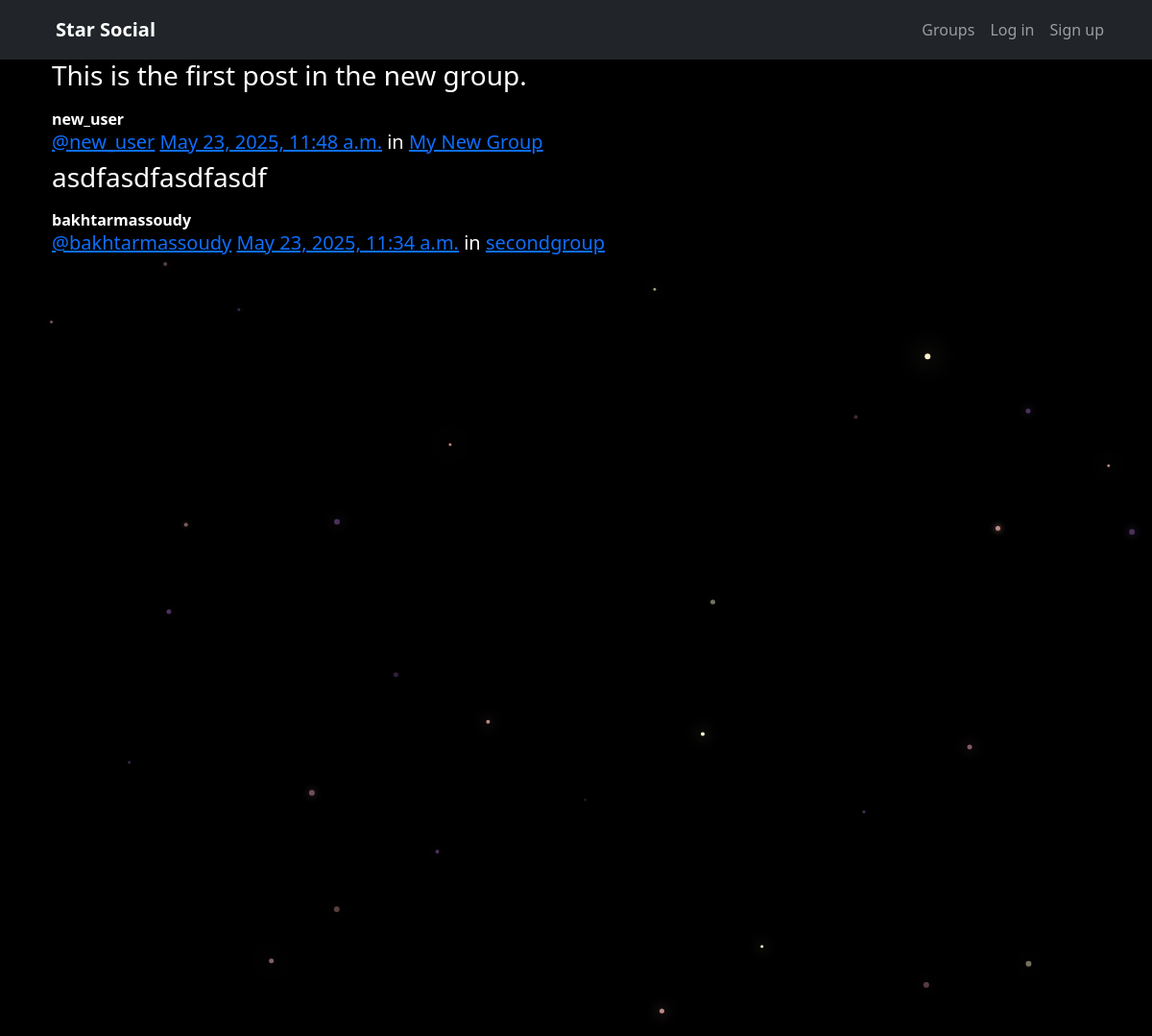
/posts/, run on the app's committed database.
### posts/models.py (models this page shows, shortened)
class Post(models.Model):
    user = models.ForeignKey(User, related_name="posts", on_delete=models.CASCADE)
    created_at = models.DateTimeField(auto_now=True)
    message = models.TextField()
    message_html = models.TextField(editable=False)
    group = models.ForeignKey(Group, related_name="posts", null=True, blank=True, on_delete=models.SET_NULL)
    class Meta:
        ordering = ["-created_at"]
        unique_together = ["user", "message"]

### groups/models.py (models this page shows, shortened)
class Group(models.Model):
    name = models.CharField(max_length=255, unique=True)
    slug = models.SlugField(allow_unicode=True, unique=True)
    description = models.TextField(blank=True, default='')
    description_html = models.TextField(editable=False, default='', blank=True)
    members = models.ManyToManyField(User,through="GroupMember")
    class Meta:
        ordering = ["name"]

### posts/views.py (the view)
# urls.py: path("", views.PostList.as_view(), name="all"),
class PostList(SelectRelatedMixin, generic.ListView):
    model = models.Post
    select_related = ("user", "group")

### posts/templates/posts/post_list.html (shortened to what this page needs)
{% extends "posts/post_base.html" %}
{% load humanize %}
{% block post_content %}
<div class="col-md-8">
	{% for post in post_list %}
  {% include "posts/_post.html" %}
	{% endfor %}
</div>
{% endblock %}

### posts/templates/posts/_post.html (shortened to what this page needs)
<div class="post media">
	<h3>{{ post.message_html|safe }}</h3>
	<div class="media-body">
		<strong>{{ post.user.username }}</strong>
		<h5 class="media-heading">
			<span class="username"><a href="{% url 'posts:for_user' username=post.user.username %}">@{{ post.user.username }}</a></span>
			<time class="time"><a href="{% url 'posts:single' username=post.user.username pk=post.pk %}">{{ post.created_at }}</a></time>
			{% if post.group %}
			<span class="group-name">in <a href="#">{{ post.group.name }}</a></span>
			{% endif %}
		</h5>
	</div>
</div>

### static/simplesocial/css/master.css (style rules this page uses)
body { margin: 0; overflow: hidden; background-color: black; color:white; }

### data on the page
Post: message_html "This is the first post in the new group.", user.username "new_user", created_at "May 23, 2025, 11:48 a.m.", group.name "My New Group"
Post: message_html "asdfasdfasdfasdf", user.username "bakhtarmassoudy", created_at "May 23, 2025, 11:34 a.m.", group.name "secondgroup"
